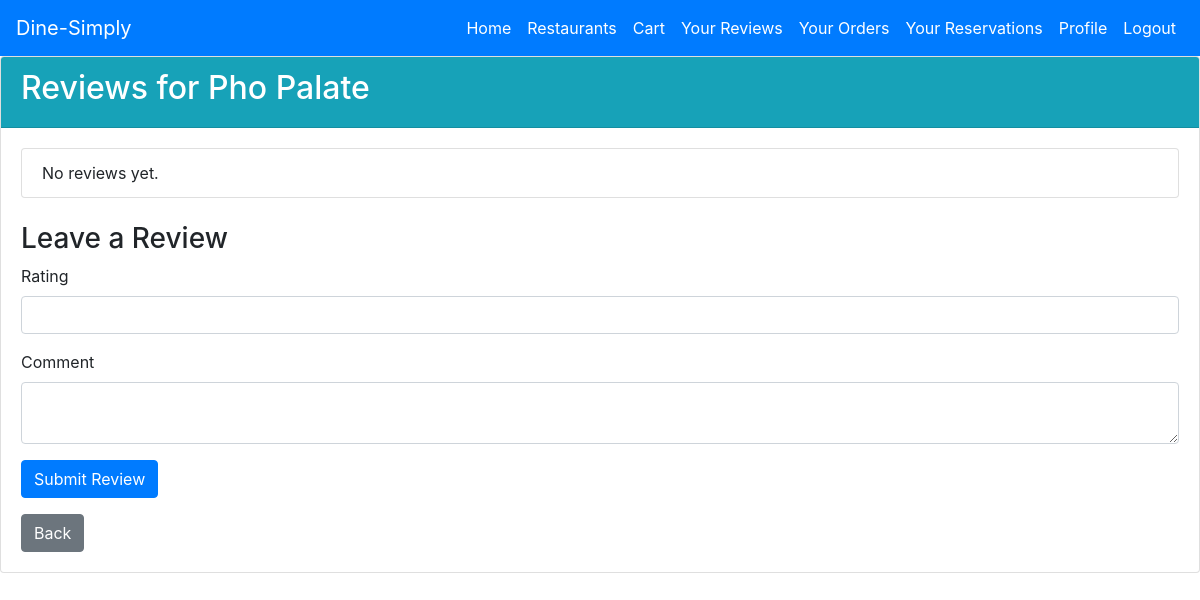
Before: /restaurant/10/reviews (signed in) with the older database file.
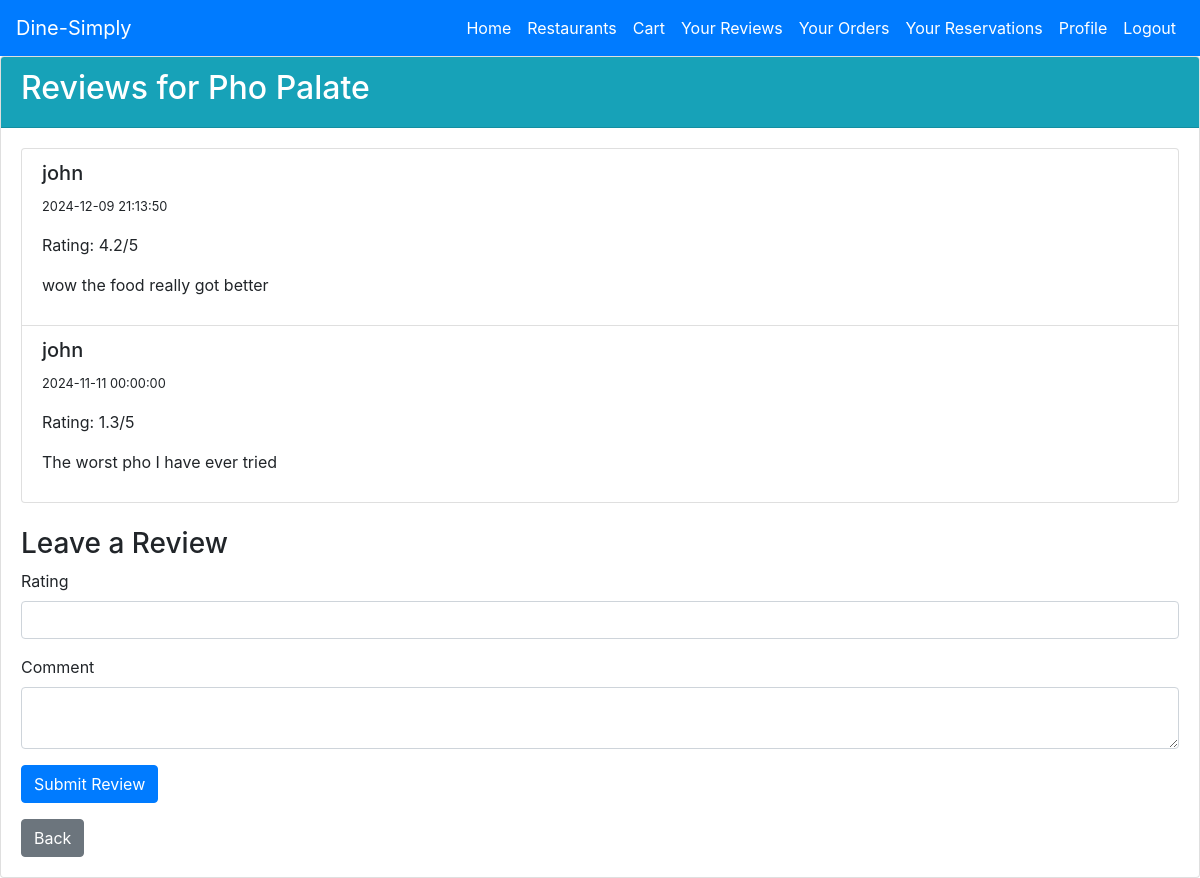
After: the same page with the newer database file.
### tables this page shows
CREATE TABLE "Restaurant" (
    RestaurantID INTEGER PRIMARY KEY AUTOINCREMENT,
    Name VARCHAR(100) NOT NULL,
    Address VARCHAR(255),
    City VARCHAR(100),
    State VARCHAR(50),
    ZipCode VARCHAR(10),
    Website VARCHAR(255),
    Rating DOUBLE,
    CuisineType VARCHAR(50),
    Longitude DOUBLE,
    Latitude DOUBLE,
    NumberOfTables INT,
    MaxPeoplePerTable INT
);

CREATE TABLE Review (
    ReviewID INTEGER PRIMARY KEY AUTOINCREMENT,
    UserID INT,
    RestaurantID INT,
    Rating DOUBLE,
    Comment TEXT,
    DatePosted DATETIME,
    FOREIGN KEY (UserID) REFERENCES User(UserID),
    FOREIGN KEY (RestaurantID) REFERENCES Restaurant(RestaurantID)
);

CREATE TABLE User (
    UserID INTEGER PRIMARY KEY AUTOINCREMENT,
    Name VARCHAR(100),
    Email VARCHAR(100) UNIQUE,
    Password VARCHAR(100),
    Phone VARCHAR(15),
    Location VARCHAR(255),
    Longitude DOUBLE, 
    Latitude DOUBLE,
    Role VARCHAR(50) DEFAULT 'customer', -- 'customer', 'restaurant_admin', 'super_admin'
    ManagedRestaurantID INT,
    FOREIGN KEY (ManagedRestaurantID) REFERENCES Restaurant(RestaurantID)
);

### app.py (the view, shortened to what this page needs)
@app.route('/restaurant/<int:restaurant_id>/reviews', methods=['GET', 'POST'])
@login_required
def review(restaurant_id):
    form = ReviewForm()
    conn = get_db_connection()
    restaurant = conn.execute('SELECT * FROM Restaurant WHERE RestaurantID = ?', (restaurant_id,)).fetchone()
    if not restaurant:
        conn.close()
        flash("Restaurant not found.", 'danger')
        return redirect(url_for('restaurants'))
    reviews = conn.execute('''
        SELECT Review.*, User.Name FROM Review
        JOIN User ON Review.UserID = User.UserID
        WHERE Review.RestaurantID = ?
        ORDER BY datetime(DatePosted) DESC
    ''', (restaurant_id,)).fetchall()
    conn.close()
    return render_template('review.html', form=form, restaurant=restaurant, reviews=reviews)

### forms.py
class ReviewForm(FlaskForm):
    rating = DecimalField(
        'Rating', validators=[DataRequired(), NumberRange(min=1, max=5)], places=1
    )
    comment = TextAreaField('Comment', validators=[DataRequired(), Length(max=1000)])
    submit = SubmitField('Submit Review')

### app.py (called while the page is built)
def get_db_connection():
    conn = sqlite3.connect(db_path)
    conn.row_factory = sqlite3.Row
    return conn

@login_manager.user_loader
def load_user(user_id):
    return User.get(user_id)

def format_datetime(value):
    try:
        dt = datetime.fromisoformat(value)
        return dt.strftime("%Y-%m-%d %H:%M:%S")
    except ValueError:
        return value  # Return the original value if parsing fails

    @staticmethod
    def get(user_id):
        conn = get_db_connection()
        user = conn.execute('SELECT * FROM User WHERE UserID = ?', (user_id,)).fetchone()
        conn.close()
        if user:
            return User(*user)
        return None

### templates/review.html (shortened to what this page needs)
<!DOCTYPE html>
<html lang="en">
<head>
    <link rel="stylesheet" href="https://stackpath.bootstrapcdn.com/bootstrap/4.5.0/css/bootstrap.min.css">
</head>
<body>
    {% include 'navbar_customer.html' %}
    <div class="card">
        <div class="card-header bg-info text-white">
            <h2>Reviews for {{ restaurant['Name'] }}</h2>
        </div>
        <div class="card-body">
            <ul class="list-group mb-4">
                {% for rv in reviews %}
                    <li class="list-group-item">
                        <h5>{{ rv['Name'] }}</h5>
                        <p><small>{{ rv['DatePosted']|format_datetime }}</small></p>
                        <p>Rating: {{ rv['Rating'] }}/5</p>
                        <p>{{ rv['Comment'] }}</p>
                    </li>
                {% else %}
                    <li class="list-group-item">No reviews yet.</li>
                {% endfor %}
            </ul>
            <h3>Leave a Review</h3>
            <form method="post">
                <div class="form-group">
                    {{ form.rating.label(class="form-label") }}
                    {{ form.rating(class="form-control") }}
                </div>
                <div class="form-group">
                    {{ form.comment.label(class="form-label") }}
                    {{ form.comment(class="form-control") }}
                </div>
                <button type="submit" class="btn btn-primary">{{ form.submit.label.text }}</button>
            </form>
            <a href="{{ url_for('restaurant_detail', restaurant_id=restaurant['RestaurantID']) }}" class="btn btn-secondary mt-3">Back</a>
        </div>
    </div>
</body>
</html>

### templates/navbar_customer.html (shortened to what this page needs)
<nav class="navbar navbar-expand-lg navbar-light bg-primary">
    <a class="navbar-brand text-white" href="{{ url_for('home') }}">Dine-Simply</a>
    <div class="collapse navbar-collapse" id="customerNavbar">
        <ul class="navbar-nav ml-auto">
            <li class="nav-item">
                <a class="nav-link text-white" href="{{ url_for('home') }}">Home</a>
            </li>
            <li class="nav-item">
                <a class="nav-link text-white" href="{{ url_for('restaurants') }}">Restaurants</a>
            </li>
            <li class="nav-item">
                <a class="nav-link text-white" href="{{ url_for('cart') }}">Cart</a>
            </li>
            <li class="nav-item">
                <a class="nav-link text-white" href="{{ url_for('reviews_overall') }}">Your Reviews</a>
            </li>
            <li class="nav-item">
                <a class="nav-link text-white" href="{{ url_for('orders_all') }}">Your Orders</a>
            </li>
            <li class="nav-item">
                <a class="nav-link text-white" href="{{ url_for('reservations_all') }}">Your Reservations</a>
            </li>
            <li class = "nav-item">
                <a class="nav-link text-white" href="{{ url_for('profile') }}">Profile</a>
            </li>
            <li class = "nav-item">
                <a class="nav-link text-white" href="{{ url_for('logout') }}">Logout</a>
            </li>
        </ul>
    </div>
</nav>

Changed rows visible on the page:
added Review: Name "john", DatePosted "2024-12-09 21:13:50", Rating "4.2", Comment "wow the food really got better"
now on this page (row unchanged): Review: Name "john", DatePosted "2024-11-11 00:00:00", Rating "1.3", Comment "The worst pho I have ever tried"
Other visible differences:
text no longer shown: "No reviews yet."
